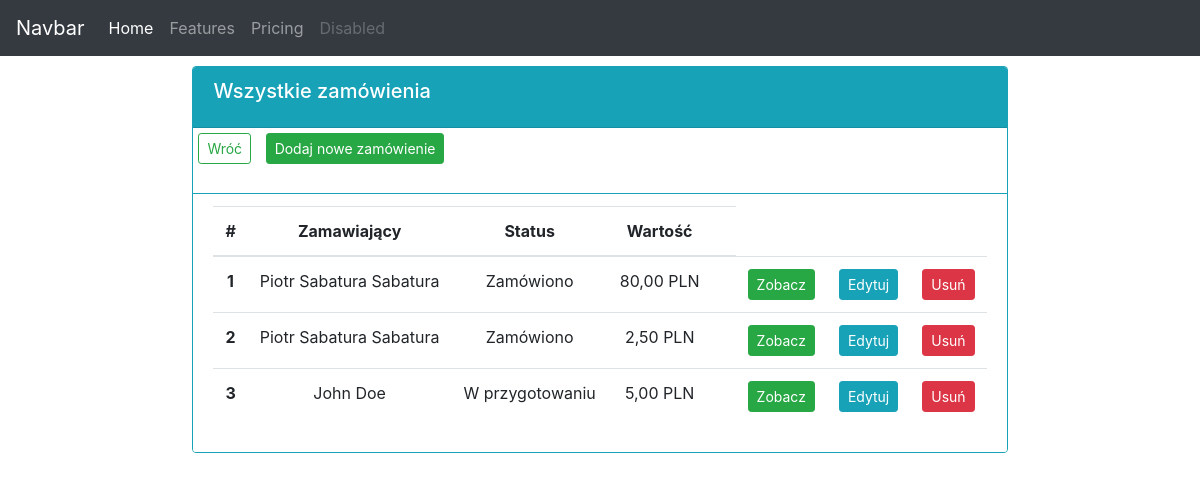
Screenshot of /orders/ with the database file from the repository.
### order_app/models.py (models this page shows, shortened)
class Order(models.Model):
    STATUS = (
        ('W przygotowaniu', 'W przygotowaniu'),
        ('Zamówiono', 'Zamówiono'),
        ('Dostarczono', 'Dostarczono'),
    )
    employee = models.ForeignKey(Employee, null=True, blank=True, on_delete=models.SET_NULL)
    product = models.ManyToManyField(Product, through="OrderProduct")
    date_created = models.DateTimeField(auto_now_add=True)
    status = models.CharField(max_length=200, choices=STATUS, null=True)
    note = models.TextField(max_length=1000, null=True, blank=True)

class Employee(models.Model):
    name = models.CharField(max_length=200, null=True)
    surname = models.CharField(max_length=200, null=True)
    phone = models.CharField(max_length=200, null=True, blank=True)
    email = models.EmailField(max_length=100, null=True, blank=True)
    date_added = models.DateTimeField(auto_now_add=True)
    def __str__(self):
        return f"{self.name.title()} {self.surname.title()}"

### order_app/views.py (the view)
# urls.py: path('orders/', ordersView, name='orders'),
def ordersView(request):
    orders = Order.objects.all().annotate(total_price=Sum(F('orderproduct__quantity')*F('product__price')))
    context = {'orders': orders,
               }
    template = 'order_app/orders.html'
    return render(request, template, context)

### order_app/templates/order_app/orders.html (shortened to what this page needs)
{% extends 'order_app/base.html' %}
{% block content %}
<div class="row">
    <div class="col-md d-flex justify-content-center">
      <div class="card border-info" style="margin: 10px;">
        <div class="card-header bg-info text-white">
          <h5 class="card-title">Wszystkie zamówienia</h5>
        </div>
          <p>
            <a class="btn btn-outline-success btn-sm" style="margin: 5px;" href="{% url 'order_app:index' %}">Wróć</a>
            <a class="btn btn-success btn-sm" style="margin: 5px;"
               href="{% url 'order_app:add_order' %}">Dodaj nowe zamówienie</a>
          </p>
          <ul class="list-group list-group-flush">
            <li class="list-group-item border-info">
              <table class="table">
                <thead>
                  <tr class="text-center">
                    <th scope="col">#</th>
                    <th scope="col">Zamawiający</th>
                    <th scope="col">Status</th>
                    <th scope="col">Wartość</th>
                    <th scope="col"></th>
                  </tr>
                </thead>
                <tbody>
                  {% for order in orders %}
                  <tr class="text-center">
                    <th scope="row">{{forloop.counter}}</th>
                    <td>{{ order.employee }}</td>
                    <td>{{ order.status }}</td>
                    {% if order.total_price %}
                    <td>{{ order.total_price|floatformat:2 }} PLN</td>
                    {% else %}
                    <td>0,00 PLN</td>
                    {% endif %}
                    <td></td>
                    <td><a class="btn btn-sm btn-success" href="{% url 'order_app:order' order.id %}">Zobacz</a></td>
                    <td><a class="btn btn-sm btn-info" href="{% url 'order_app:edit_order' order.id %}">Edytuj</a></td>
                    <td><a class="btn btn-sm btn-danger" href="{% url 'order_app:delete_order' order.id %}">Usuń</a></td>
                  </tr>
                {% endfor %}
              </table>
            </li>
          </ul>
        </div>
      </div>
    </div>
{% endblock content %}

### rows the page displays
Order: employee "Piotr Sabatura Sabatura", status "Zamówiono", total_price "80,00"
Order: employee "Piotr Sabatura Sabatura", status "Zamówiono", total_price "2,50"
Order: employee "John Doe", status "W przygotowaniu", total_price "5,00"
